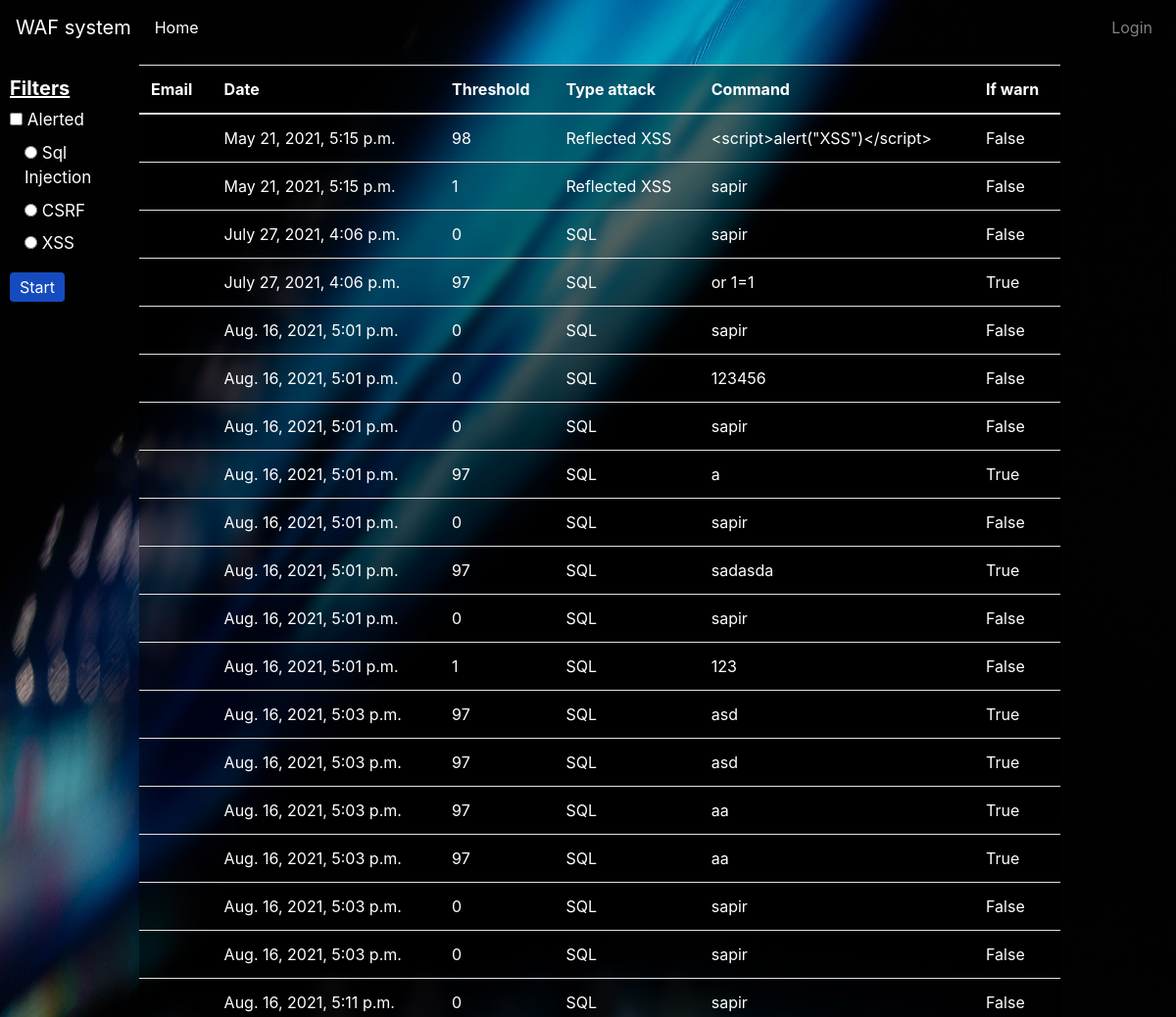
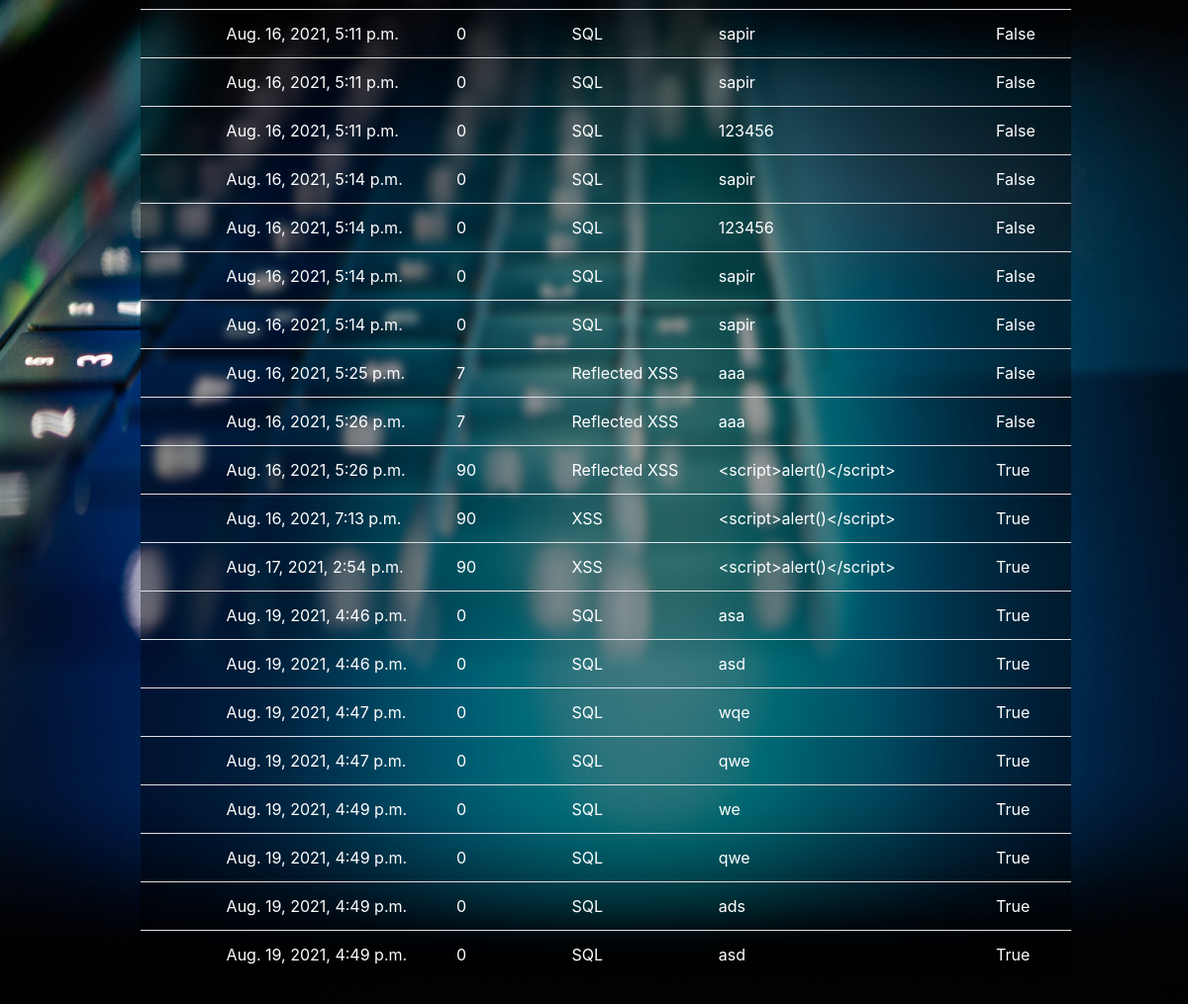
The page /logger/ on the database its author committed (2 pictures, top to bottom).
### main/models.py (models this page shows)
class Logger(models.Model):
    email = models.CharField(max_length=255)
    date = models.DateTimeField()
    threshold = models.IntegerField(blank=True, null=True)
    type_attack = models.CharField(max_length=255)
    command = models.CharField(max_length=1024)
    if_warn = models.BooleanField()

### DBwaf/logger.py (the view, shortened to what this page needs)
# urls.py: path('logger/', DBwaf.logger.logger_page, name='logger'),
def logger_page(request):
    current_email = request.user.get_username()
    if request.method == 'GET':
        loggers = Logger.objects.filter(email=current_email)
        return render(request, template_name='main/logger.html', context={'loggers': loggers})

### main/templates/main/logger.html (shortened to what this page needs)
<!doctype html>
{% extends 'main/base.html' %}
{% block content %}
 <div class="column1">
<form action="" method="POST">
        <h5 class="h_title"><b>Filters</b></h5>
        <label class="h_checkbox">
            <input type="checkbox" name="if_alerted">
            Alerted
        </label>
        <label class="container h_checkbox">
            <input type="radio" value="sqli" name="radio">
            Sql Injection
        </label>
        <label class="container h_checkbox">
            <input type="radio" value="csrf" name="radio">
            CSRF
        </label>
        <label class="container h_checkbox">
            <input type="radio" value="xss" name="radio">
            XSS
        </label>
    <br>
    <input type="submit" value="Start">
</form>
 </div>
<div class="column2">
<div class="div_logger">
        <table class="table table-hover">
            <thead>
              <tr>
                <th scope="col" class="h">Email</th>
                <th scope="col" class="h">Date</th>
                <th scope="col" class="h">Threshold</th>
                <th scope="col" class="h">Type attack</th>
                <th scope="col" class="h">Command</th>
                <th scope="col" class="h">If warn</th>
              </tr>
            </thead>
            <tbody>
                {% for log in loggers %}
                    <tr>
                        <td class="h">{{ log.email }}</td>
                        <td class="h">{{ log.date }}</td>
                        <td class="h">{{ log.threshold }}</td>
                        <td class="h">{{ log.type_attack }}</td>
                        <td class="h">{{ log.command }}</td>
                        <td class="h">{{ log.if_warn }}</td>
                    </tr>
                {% endfor %}
            </tbody>
          </table>
    </div>
    </div>
{% endblock %}

### main/templates/main/base.html (style rules this page uses)
* { box-sizing: border-box; }
.column1 { float: left; width: 11%; padding: 10px; padding-top: 22px; }
.column2 { float: left; width: 80%; padding: 10px; }
.h { color: #ffffff; }
.h_title { color: #ffffff; text-decoration: underline; }
.h_checkbox { color: #ffff; font-size: 17px; }
body { background-image: url("/static/image/background2.jpg"); background-size: 100% 100%; background-repeat: no-repeat; background-position: center bottom; background-attachment: fixed; }
.div_logger { background-color: rgba(0, 0, 0, 0.4); -webkit-backdrop-filter: blur(5px); backdrop-filter: blur(5px); margin: auto; width: 100%; height: 100%; }
input[type=submit] { width: 50%; height: 30px; background-color: #154bbf; color: white; margin: 8px 0; border: none; border-radius: 4px; cursor: pointer; float: left; }

### rows shown on the page
Logger: date "May 21, 2021, 5:15 p.m.", threshold "98", type_attack "Reflected XSS", command "<script>alert(\"XSS\")</script>", if_warn "False"
Logger: date "May 21, 2021, 5:15 p.m.", threshold "1", type_attack "Reflected XSS", command "sapir", if_warn "False"
Logger: date "July 27, 2021, 4:06 p.m.", threshold "0", type_attack "SQL", command "sapir", if_warn "False"
Logger: date "July 27, 2021, 4:06 p.m.", threshold "97", type_attack "SQL", command "or 1=1", if_warn "True"
Logger: date "Aug. 16, 2021, 5:01 p.m.", threshold "0", type_attack "SQL", command "sapir", if_warn "False"
Logger: date "Aug. 16, 2021, 5:01 p.m.", threshold "0", type_attack "SQL", command "123456", if_warn "False"
Logger: date "Aug. 16, 2021, 5:01 p.m.", threshold "0", type_attack "SQL", command "sapir", if_warn "False"
Logger: date "Aug. 16, 2021, 5:01 p.m.", threshold "97", type_attack "SQL", command "a", if_warn "True"
Logger: date "Aug. 16, 2021, 5:01 p.m.", threshold "0", type_attack "SQL", command "sapir", if_warn "False"
Logger: date "Aug. 16, 2021, 5:01 p.m.", threshold "97", type_attack "SQL", command "sadasda", if_warn "True"
Logger: date "Aug. 16, 2021, 5:01 p.m.", threshold "0", type_attack "SQL", command "sapir", if_warn "False"
Logger: date "Aug. 16, 2021, 5:01 p.m.", threshold "1", type_attack "SQL", command "123", if_warn "False"
Logger: date "Aug. 16, 2021, 5:03 p.m.", threshold "97", type_attack "SQL", command "asd", if_warn "True"
Logger: date "Aug. 16, 2021, 5:03 p.m.", threshold "97", type_attack "SQL", command "asd", if_warn "True"
Logger: date "Aug. 16, 2021, 5:03 p.m.", threshold "97", type_attack "SQL", command "aa", if_warn "True"
Logger: date "Aug. 16, 2021, 5:03 p.m.", threshold "97", type_attack "SQL", command "aa", if_warn "True"
Logger: date "Aug. 16, 2021, 5:03 p.m.", threshold "0", type_attack "SQL", command "sapir", if_warn "False"
Logger: date "Aug. 16, 2021, 5:03 p.m.", threshold "0", type_attack "SQL", command "sapir", if_warn "False"
Logger: date "Aug. 16, 2021, 5:11 p.m.", threshold "0", type_attack "SQL", command "sapir", if_warn "False"
Logger: date "Aug. 16, 2021, 5:11 p.m.", threshold "0", type_attack "SQL", command "sapir", if_warn "False"
Logger: date "Aug. 16, 2021, 5:11 p.m.", threshold "0", type_attack "SQL", command "sapir", if_warn "False"
Logger: date "Aug. 16, 2021, 5:11 p.m.", threshold "0", type_attack "SQL", command "123456", if_warn "False"
Logger: date "Aug. 16, 2021, 5:14 p.m.", threshold "0", type_attack "SQL", command "sapir", if_warn "False"
Logger: date "Aug. 16, 2021, 5:14 p.m.", threshold "0", type_attack "SQL", command "123456", if_warn "False"
Logger: date "Aug. 16, 2021, 5:14 p.m.", threshold "0", type_attack "SQL", command "sapir", if_warn "False"
Logger: date "Aug. 16, 2021, 5:14 p.m.", threshold "0", type_attack "SQL", command "sapir", if_warn "False"
Logger: date "Aug. 16, 2021, 5:25 p.m.", threshold "7", type_attack "Reflected XSS", command "aaa", if_warn "False"
Logger: date "Aug. 16, 2021, 5:26 p.m.", threshold "7", type_attack "Reflected XSS", command "aaa", if_warn "False"
Logger: date "Aug. 16, 2021, 5:26 p.m.", threshold "90", type_attack "Reflected XSS", command "<script>alert()</script>", if_warn "True"
Logger: date "Aug. 16, 2021, 7:13 p.m.", threshold "90", type_attack "XSS", command "<script>alert()</script>", if_warn "True"
Logger: date "Aug. 17, 2021, 2:54 p.m.", threshold "90", type_attack "XSS", command "<script>alert()</script>", if_warn "True"
Logger: date "Aug. 19, 2021, 4:46 p.m.", threshold "0", type_attack "SQL", command "asa", if_warn "True"
Logger: date "Aug. 19, 2021, 4:46 p.m.", threshold "0", type_attack "SQL", command "asd", if_warn "True"
Logger: date "Aug. 19, 2021, 4:47 p.m.", threshold "0", type_attack "SQL", command "wqe", if_warn "True"
Logger: date "Aug. 19, 2021, 4:47 p.m.", threshold "0", type_attack "SQL", command "qwe", if_warn "True"
Logger: date "Aug. 19, 2021, 4:49 p.m.", threshold "0", type_attack "SQL", command "we", if_warn "True"
Logger: date "Aug. 19, 2021, 4:49 p.m.", threshold "0", type_attack "SQL", command "qwe", if_warn "True"
Logger: date "Aug. 19, 2021, 4:49 p.m.", threshold "0", type_attack "SQL", command "ads", if_warn "True"
Logger: date "Aug. 19, 2021, 4:49 p.m.", threshold "0", type_attack "SQL", command "asd", if_warn "True"
